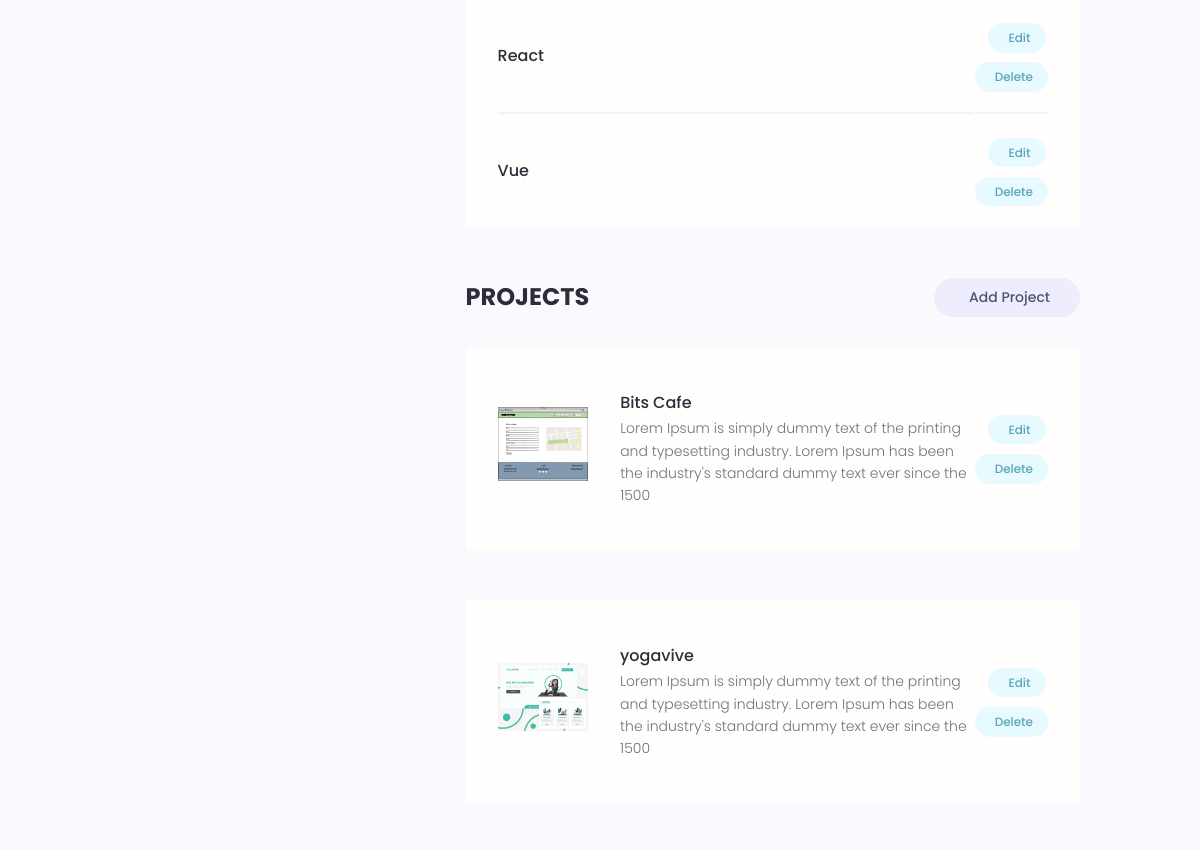
Page /account (signed in, middle part) on the earlier database version.
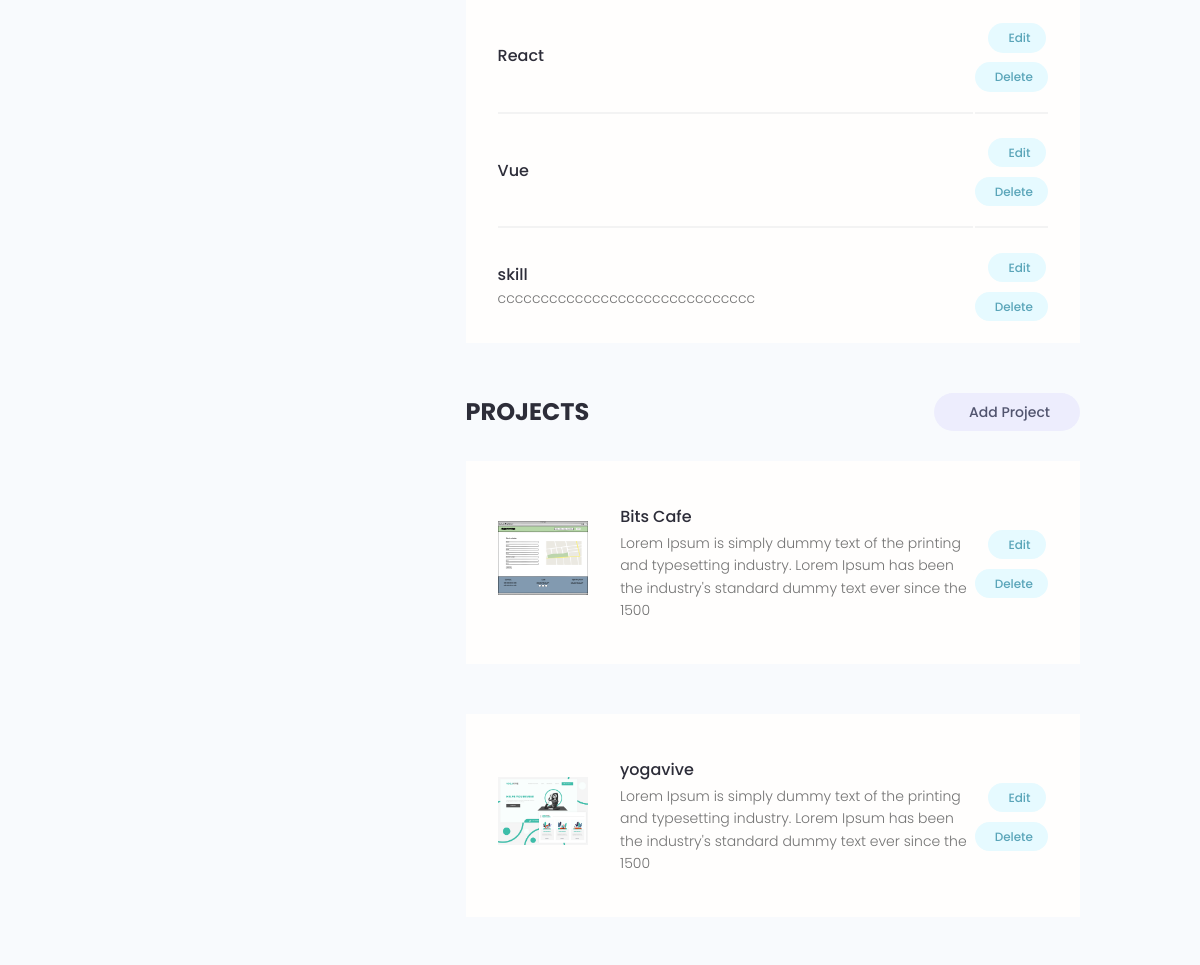
Same page on the later database version.
### users/models.py (models this page shows, shortened)
class Skill(models.Model):
    id = models.UUIDField(default=uuid4, primary_key=True, editable=False)
    owner = models.ForeignKey(Profile, on_delete=models.CASCADE, blank=True, null=True)
    name = models.CharField(max_length=200, blank=True, null=True)
    description = models.TextField(max_length=200, blank=True, null=True)
    created_id = models.DateTimeField(auto_now_add=True)

### projects/models.py (models this page shows, shortened)
class Project(models.Model):
    id = models.UUIDField(default = uuid4, unique=True, primary_key=True, editable=False)
    owner = models.ForeignKey(Profile, on_delete=models.CASCADE, null= True)
    title = models.CharField(max_length=200)
    description = models.TextField(null=True, blank=True)
    featured_img = models.ImageField(upload_to="project_img")
    demo_link = models.CharField(max_length=200, null= True, blank=True)
    source_link = models.CharField(max_length=200, null= True, blank=True)
    vote_ratio = models.IntegerField(default=0, null=True, blank=True)
    vote_count = models.IntegerField(default=0, null=True, blank=True)
    tags = models.ManyToManyField('Tag', blank = True)
    created_at = models.DateTimeField(auto_now_add=True)
    class Meta:
        ordering = ['-created_at']

### users/views.py (the view)
# urls.py: path("account", views.user_account, name="user-account"),
@login_required(login_url='login')
def user_account(request):
    profile = request.user.profile
    skills = profile.skill_set.all()
    projects = profile.project_set.all()
    context = {"profile": profile, "skills":skills, "projects": projects}
    return render(request, "users/account.html", context)

### users/templates/users/account.html (shortened to what this page needs)
{% extends 'base.html' %}
{% block content %}
  <main class="settingsPage profile my-md">
    <div class="container">
      <div class="layout">
        <div class="column column--1of3">
        </div>
        <div class="column column--2of3">
          <table class="settings__table">
            {% for skill in skills %}
            <tr>
              <td class="settings__tableInfo">
                <h4>{{skill.name}}</h4>
                <p>
                  {{skill.description}}
                </p>
              </td>
              <td class="settings__tableActions">
                <a class="tag tag--pill tag--main settings__btn" href="{% url 'edit-skill' skill.id %}"> Edit</a>
                <a class="tag tag--pill tag--main settings__btn" href="{% url 'delete-skill' skill.id%}?next=/account">
                  Delete</a>
              </td>
            </tr>
            {% endfor %}
          </table>
          <div class="settings">
            <h3 class="settings__title">Projects</h3>
            <a class="tag tag--pill tag--sub settings__btn tag--lg" href="#"> Add Project</a>
          </div>
          {% for project in projects %}
          <table class="settings__table">
            <tr>
              <td class="settings__thumbnail">
                <a href="{% url 'project' project.id %}"><img src="{{project.featured_img.url}}" alt="Project Thumbnail" /></a>
              </td>
              <td class="settings__tableInfo">
                <a href="{% url 'project' project.id %}">{{project.title}}</a>
                <p>
                 {{project.description|slice:"150"}}
                </p>
              </td>
              <td class="settings__tableActions">
                <a class="tag tag--pill tag--main settings__btn" href="{% url 'edit_project' project.id %}"> Edit</a>
                <a class="tag tag--pill tag--main settings__btn" href="{% url 'delete_project' project.id %}">
                  Delete</a>
              </td>
            </tr>
            {% endfor %}
          </table>
        </div>
      </div>
    </div>
  </main>
{% endblock %}

Differences in the rows shown:
added Skill: name "skill", description "cccccccccccccccccccccccccccccc"
